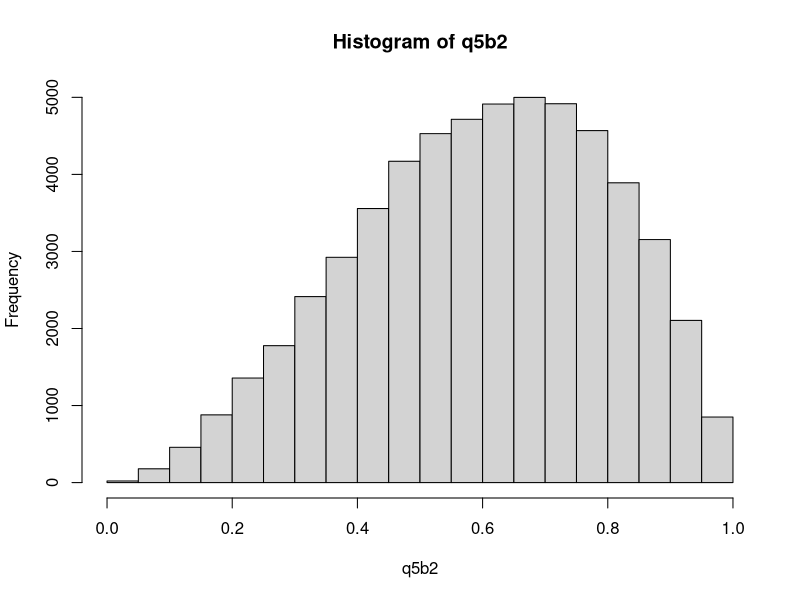

Source code (R):





q1a<-function(){
  #This function generates one value from the distribution X in problem 1
  #it has no arguments
  #it returns this value
  u<-runif(1)
  
  if(u<=0.1){
    return (0);
  }
  else if(u<=0.25){
    return (1);
  }
  else if (u<=0.45){
    return (2);
  }
  else if (u<=0.7){
    (3);
  }
  else {
    return (4);
  }
}


q1b<-c()
for(i in 1:10000){
  q1b<-c(q1b,q1a())
}



q2b<-function(lambda){
  #This function generates a value from a poisson distribution with lambda
  #the argument lambda gives the value of the parameter
  #the function returns the value generated
  
}



q2b<-function(lambda){
  #This function generates a value from a poisson distribution with lambda
  #the argument lambda gives the value of the parameter
  #the function returns the value generated
  u<-runif(1)
  x<-0
  cdf<-((lambda^x)*exp(-lambda))/factorial(x)
  while(u >=cdf){
    x<-x+1
    px<-((lambda^x)*exp(-lambda))/factorial(x)
    cdf<-cdf+px
  }
  return (x)
  
  
  
}

q2b(3)

q2c<-c()
for(i in 1:10000){
  q2c<-c(q2c,q2b(3))
}

q2c2<-rpois(n=10000,lambda=3)


my_beta<-function(x,a,b){
  y <-(x^(a-1))*((1-x)^(b-1))
  z<-(factorial(a-1))*(factorial(b-1))/factorial(a+b-1)
  y/z
}

q5b<-function(n){
  M<-16/9
  result<-c()
  
for(i in 1:n){
  
x<-runif(1)  
U<-runif(1)
if (U < my_beta(x,3,2)/M){
  result <-c(result,x)
}

}

  result
}



q5b2<-q5b(100000)
hist(q5b2)


